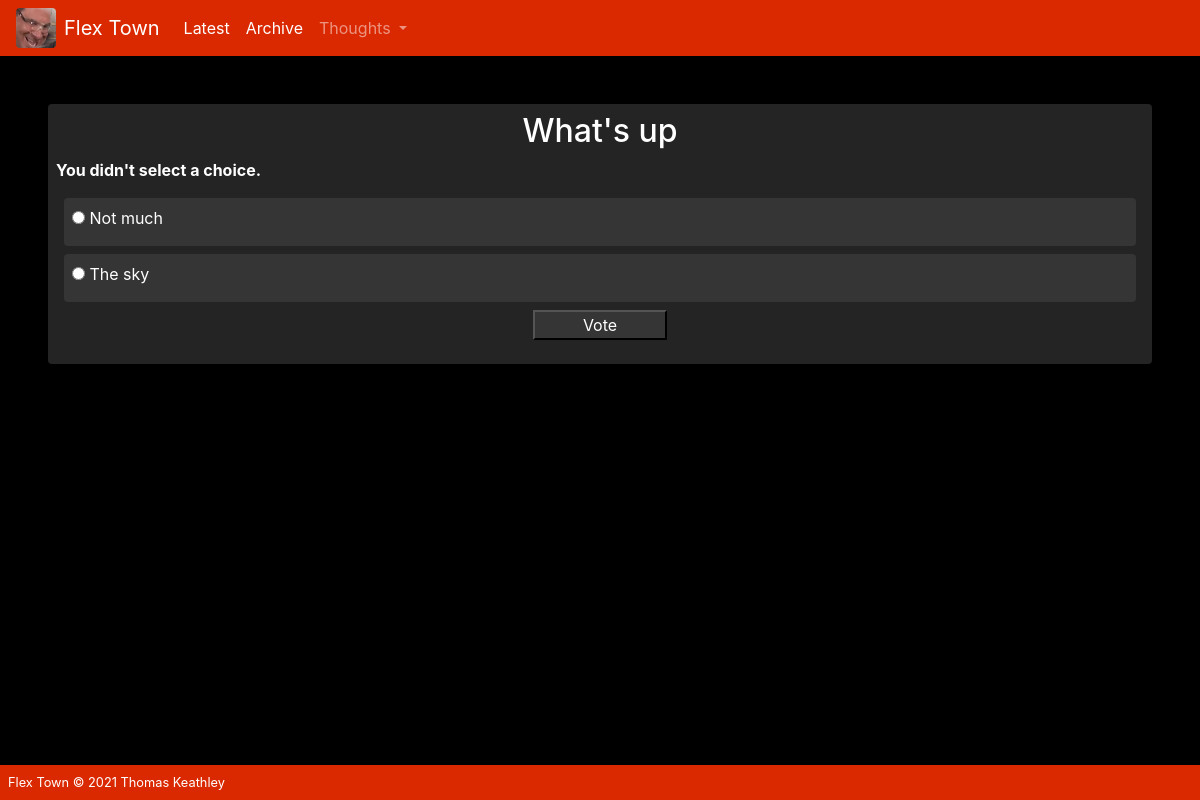
The page /polls/1/vote/ on the database its author committed.
### polls/models.py (models this page shows, shortened)
class Question(models.Model):
    question_text = models.CharField(max_length=200)
    pub_date = models.DateTimeField('date published')
    def was_published_recently(self):
        now = timezone.now()
        return now - datetime.timedelta(days=1) <= self.pub_date <= now
    was_published_recently.admin_order_field = 'pub_date'
    was_published_recently.boolean = True
    was_published_recently.short_description = 'Published recently?'

class Choice(models.Model):
    question = models.ForeignKey(Question, on_delete=models.CASCADE)
    choice_text = models.CharField(max_length=200)
    votes = models.IntegerField(default=0)

### polls/views.py (the view)
# urls.py: path('<int:question_id>/vote/', views.vote, name='vote'),
def vote(request, question_id):
    question = get_object_or_404(Question, pk=question_id)
    try:
        selected_choice = question.choice_set.get(pk=request.POST['choice'])
    except (KeyError, Choice.DoesNotExist):
        return render(request, 'polls/detail.html', {
           'question': question,
           'error_message': "You didn't select a choice.",
        })
    else:
        selected_choice.votes += 1
        selected_choice.save()
    return HttpResponseRedirect(reverse('polls:results', args=(question_id,)))

### polls/templates/polls/detail.html (shortened to what this page needs)
{% load static %}
{% load static %}
<link rel="stylesheet" href="{% static 'css/bootstrap.min.css' %}">
<html>
    <body style="background-color:#000000;" >
        <nav class="navbar navbar-expand-lg navbar-dark" style="background-color:#da2800;">
            <img class="rounded mr-2" src="{% static 'polls/images/PhilSwiftThumb.jpg' %}" width="40" height="40" alt="">
            <a class="navbar-brand" href="/polls">Flex Town</a>
            <div class="collapse navbar-collapse" id="navbarSupportedContent">
                <ul class="navbar-nav mr-auto">
                <li class="nav-item active">
                    <a class="nav-link" href="/polls">Latest<span class="sr-only">(current)</span></a>
                </li>
                <li class="nav-item">
                <li class="nav-item active">
                    <a class="nav-link" href="#">Archive<span class="sr-only">(current)</span></a>
                </li>
                <li class="nav-item dropdown">
                    <a class="nav-link dropdown-toggle" id="navbarDropdown" role="button" data-toggle="dropdown" aria-haspopup="true" aria-expanded="false">
                    Thoughts
                    </a>
                </li>
                </ul>
            </div>
        </nav>
        <div class="mt-5 m-5 p-2 rounded text-white" style="background-color: #242424;">
            <h2 style="text-align: center;">{{ question.question_text }}</h2>
            {% if error_message %}<p><strong>{{ error_message }}</strong></p>{% endif %}
            <form action="{% url 'polls:vote' question.id %}" method="post">
            {% for choice in question.choice_set.all %}
            <div class="rounded p-2 m-2" style="background-color: #353535;">
                <input type="radio" name="choice" id="choice{{ forloop.counter }}" value="{{ choice.id }}">
                <label for="choice{{ forloop.counter }}">{{ choice.choice_text }}</label><br>
            </div>
            {% endfor %}
            <div style="text-align: center;">
                <input class="pr-5 pl-5 text-white" style="background-color: #353535;" type="submit" value="Vote">
            </div>
            </form>
        </div>
    </body>
    <div class="footer fixed-bottom text-white p-2" style="background-color:#da2800;">
        <small>Flex Town &copy; 2021 Thomas Keathley</small>
    </div>
</html>

### rows shown on the page
Question: question_text "What's up"
Choice: choice_text "Not much"
Choice: choice_text "The sky"

### other values the page prints
{{ error_message }} "You didn't select a choice."
